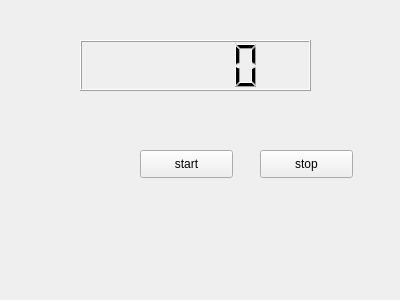
<?xml version="1.0" encoding="UTF-8"?>
<ui version="4.0">
 <class>Widget</class>
 <widget class="QWidget" name="Widget">
  <property name="geometry">
   <rect>
    <x>0</x>
    <y>0</y>
    <width>400</width>
    <height>300</height>
   </rect>
  </property>
  <property name="windowTitle">
   <string>Widget</string>
  </property>
  <widget class="QPushButton" name="pushButton">
   <property name="geometry">
    <rect>
     <x>140</x>
     <y>150</y>
     <width>93</width>
     <height>28</height>
    </rect>
   </property>
   <property name="text">
    <string>start</string>
   </property>
  </widget>
  <widget class="QLCDNumber" name="lcdNumber">
   <property name="geometry">
    <rect>
     <x>80</x>
     <y>40</y>
     <width>231</width>
     <height>51</height>
    </rect>
   </property>
  </widget>
  <widget class="QPushButton" name="pushButton_2">
   <property name="geometry">
    <rect>
     <x>260</x>
     <y>150</y>
     <width>93</width>
     <height>28</height>
    </rect>
   </property>
   <property name="text">
    <string>stop</string>
   </property>
  </widget>
 </widget>
 <layoutdefault spacing="6" margin="11"/>
 <resources/>
 <connections/>
</ui>
